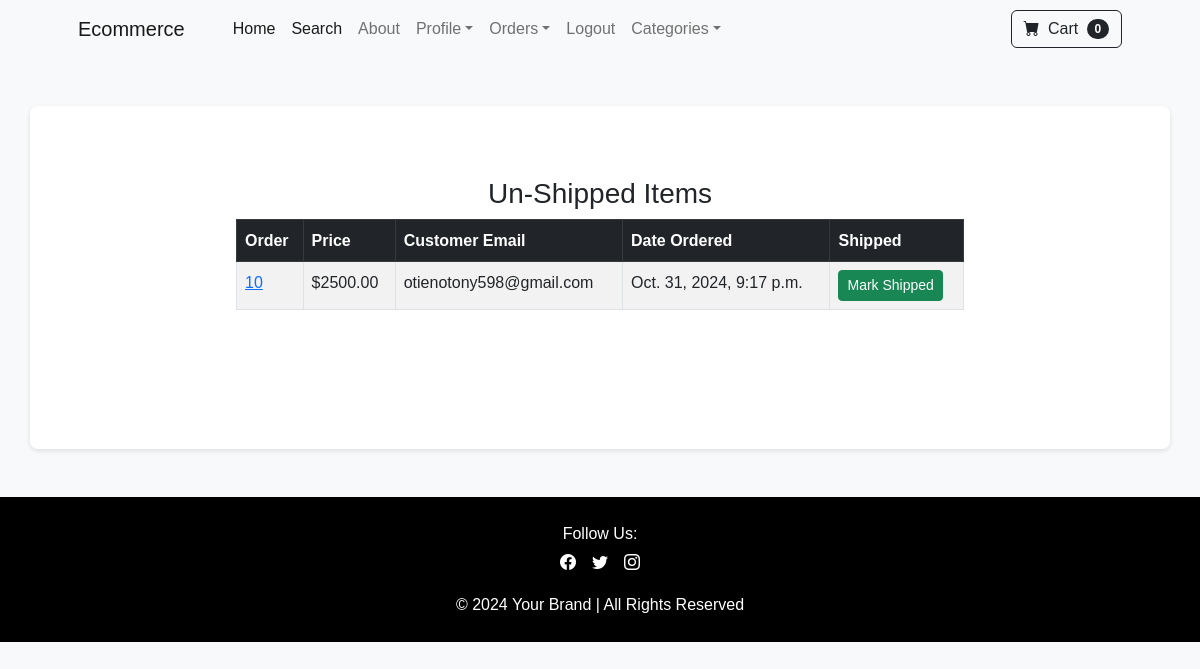
The app's page /payment/not_shipped_dash (signed in) with its own data.
### payment/models.py (models this page shows, shortened)
class Order(models.Model):
	user = models.ForeignKey(User, on_delete=models.CASCADE, null=True, blank=True)
	full_name = models.CharField(max_length=250)
	email = models.EmailField(max_length=250)
	shipping_address = models.TextField(max_length=15000)
	amount_paid = models.DecimalField(max_digits=7, decimal_places=2)
	date_ordered = models.DateTimeField(auto_now_add=True)
	shipped = models.BooleanField(default=False)
	date_shipped = models.DateTimeField(blank=True, null=True)

### payment/views.py (the view, shortened to what this page needs)
# urls.py: path('not_shipped_dash', views.not_shipped_dash, name="not_shipped_dash"),
def not_shipped_dash(request):
	if request.user.is_authenticated and request.user.is_superuser:
		orders = Order.objects.filter(shipped=False)
		return render(request, "payment/not_shipped_dash.html", {"orders":orders})
	else:
		messages.success(request, "Access Denied")
		return redirect('home')

### cart/cart.py (called while the page is built)
	def __len__(self):
		return len(self.cart)

### cart/context_processors.py (called while the page is built)
def cart(request):
	return {'cart': Cart(request)}

### payment/templates/payment/not_shipped_dash.html (shortened to what this page needs)
{% extends 'base.html' %}
{% block content %}
        <div class="container">
        	<div class="row">
        		<center>
        			<div class="col-8">
        				<br/><br/>
<h3>Un-Shipped Items</h3>
<table class="table table-striped table-hover table-bordered">
  <thead class="table-dark">
    <tr>
      <th scope="col">Order</th>
      <th scope="col">Price</th>
      <th scope="col">Customer Email</th>
      <th scope="col">Date Ordered</th>
      <th scope="col">Shipped</th>
    </tr>
  </thead>
  <tbody>
  	{% for item in orders %}
    <tr>
      <td><a href="{% url 'orders' item.id %}">{{ item.id }}</a></td>
      <td>${{ item.amount_paid }}</td>
      <td>{{ item.email }}</td>
      <td>{{ item.date_ordered }}</td>
      <td>
        <form method="POST">
          <button type="Submit" class="btn btn-success btn-sm">Mark Shipped</button>
        </form>
      </td>
    </tr>
    {% endfor %}
  </tbody>
</table>
<br/><br/>
<br/><br/>
        			</div>
        		</center>
        	</div>
        </div>
{% endblock %}

### staticfiles/css/login.css (style rules this page uses)
body { background-color: #f8f9fa; }

### store/templates/base.html (style rules this page uses)
body { font-family: Arial, sans-serif; line-height: 1.6; background-color: #f8f9fa; color: #212529; }

### records on screen
Order: id "10", amount_paid "2500.00", email "otienotony598@gmail.com", date_ordered "Oct. 31, 2024, 9:17 p.m."

### other values on screen
{{ cart|length }} "0"
